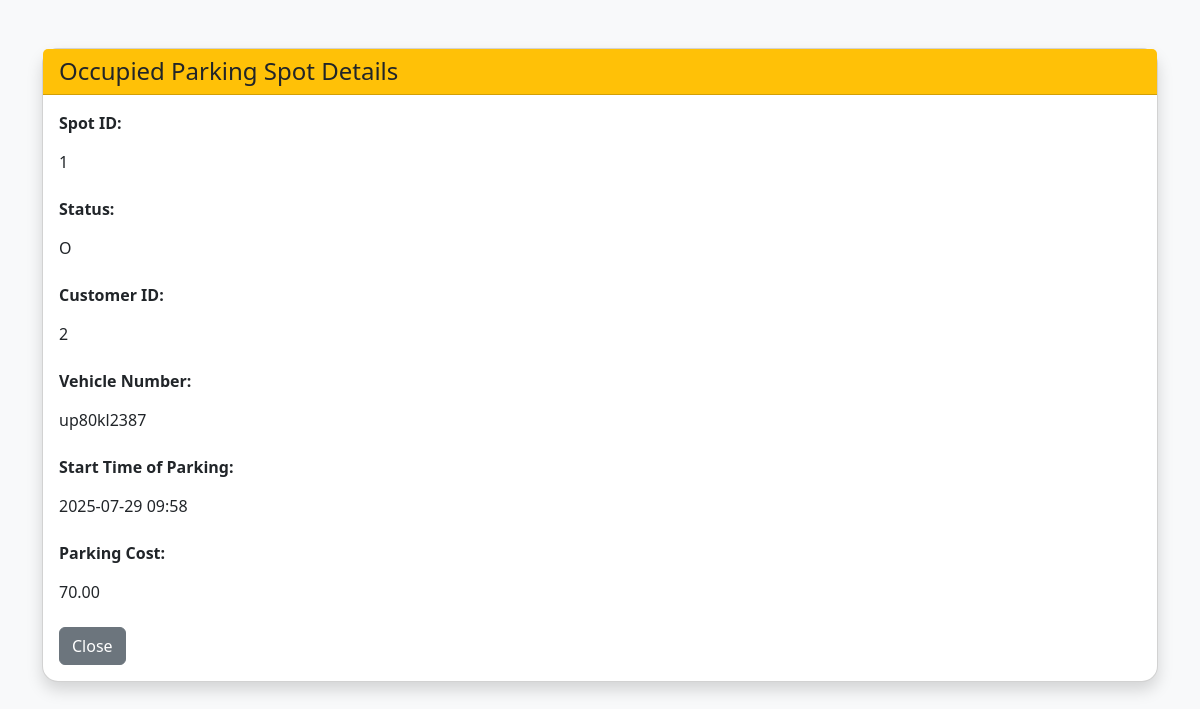
Screenshot of /occupied_parking_spot/1 with the database file from the repository.
### models.py (models this page shows)
class ParkingSpot(db.Model):
    __tablename__ = 'parkingspot'
    id = db.Column(db.Integer, primary_key=True)
    spot_number = db.Column(db.String(50), nullable=False)
    lot_id = db.Column(db.Integer, db.ForeignKey('parkinglot.id'), nullable=False)
    status = db.Column(db.String(1), nullable=False, default='A')
    lot = db.relationship('ParkingLot', back_populates='spots')
    bookings = db.relationship('Booking', back_populates='spot', lazy=True)

class Booking(db.Model):
    __tablename__ = 'booking'
    id = db.Column(db.Integer, primary_key=True)
    user_id = db.Column(db.Integer, db.ForeignKey('user.id'), nullable=False)
    lot_id = db.Column(db.Integer, db.ForeignKey('parkinglot.id'), nullable=False)
    spot_id = db.Column(db.Integer, db.ForeignKey('parkingspot.id'), nullable=False)
    vehicle_number = db.Column(db.String(20), nullable=False)
    booking_time = db.Column(db.DateTime, default=datetime.now)
    release_time = db.Column(db.DateTime, nullable=True)
    status = db.Column(db.String(20), default="Parked")  # Parked, Released
    user = db.relationship("User", back_populates="bookings")
    lot = db.relationship("ParkingLot", back_populates="bookings")
    spot = db.relationship("ParkingSpot", back_populates="bookings")

class ParkingLot(db.Model):
    __tablename__ = 'parkinglot'
    id = db.Column(db.Integer, primary_key=True)
    lot_name = db.Column(db.String(100),unique=True, nullable=False)
    address = db.Column(db.String(200), nullable=False)
    pin_code = db.Column(db.Integer(), nullable=False)
    total_spots = db.Column(db.Integer, nullable=False)
    price = db.Column(db.Numeric(10,2))
    spots = db.relationship('ParkingSpot',back_populates='lot', lazy='joined')
    bookings = db.relationship('Booking', back_populates='lot', lazy=True)

### app.py (the view)
@app.route('/occupied_parking_spot/<int:spot_id>', methods=['GET'])
def occupied_parking_spot(spot_id):
    spot = ParkingSpot.query.get_or_404(spot_id)
    booking = Booking.query.filter_by(spot_id=spot_id).order_by(Booking.booking_time.desc()).first()
    return render_template('occupied_parking_spot.html', spot=spot, booking=booking)

### templates/occupied_parking_spot.html (shortened to what this page needs)
<!DOCTYPE html>
<html lang="en">
<head>
    <link href="https://cdn.jsdelivr.net/npm/bootstrap@5.3.0/dist/css/bootstrap.min.css" rel="stylesheet">
</head>
<body class="bg-light">
<div class="container mt-5">
    <div class="card shadow rounded-4">
        <div class="card-header bg-warning text-dark d-flex justify-content-between align-items-center">
            <h4 class="mb-0">Occupied Parking Spot Details</h4>
        </div>
        <div class="card-body">
            <div class="mb-3">
                <label class="form-label"><strong>Spot ID:</strong></label>
                <p class="form-control-plaintext">{{ spot.id }}</p>
            </div>
            <div class="mb-3">
                <label class="form-label"><strong>Status:</strong></label>
                <p class="form-control-plaintext">{{ spot.status }}</p>
            </div>
            <div class="mb-3">
                <label class="form-label"><strong>Customer ID:</strong></label>
                <p class="form-control-plaintext">{{ booking.user_id }}</p>
            </div>
            <div class="mb-3">
                <label class="form-label"><strong>Vehicle Number:</strong></label>
                <p class="form-control-plaintext">{{ booking.vehicle_number }}</p>
            </div>
            <div class="mb-3">
                <label class="form-label"><strong>Start Time of Parking:</strong></label>
                <p class="form-control-plaintext">
                    {% if booking.booking_time %}{{ booking.booking_time.strftime('%Y-%m-%d %H:%M') }}{% else %}N/A{% endif %}
                </p>
            </div>
            <div class="mb-3">
                <label class="form-label"><strong>Parking Cost:</strong></label>
                <p class="form-control-plaintext">{{ spot.lot.price }}</p>
            </div>
            <a href="{{ url_for('admin_dashboard') }}" class="btn btn-secondary">Close</a>
        </div>
    </div>
</div>
</body>
</html>

### rows the page displays
ParkingSpot: id "1", status "O"
Booking: user_id "2", vehicle_number "up80kl2387", booking_time "2025-07-29 09:58"
ParkingLot: lot.price "70.00"
